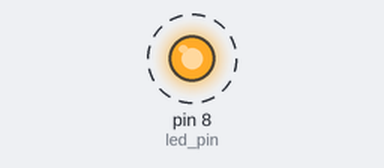
Bench run of a sketch on a simulated Arduino Uno, built with avr-gcc and run on an emulated ATmega328P. Shown: output pins drawn as LEDs (lit = HIGH). Dashed ring = blinking.

Above: at 0.5 s.
Timing chart, 0 to 4.6 s (numbered marks = the images above):
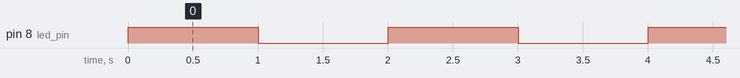

The sketch:

LED_BLINK_PRACTICE.ino
```cpp
#define led_pin 8

void setup() {
  // We're going to write to the pin, so we set its mode to OUTPUT
  pinMode(led_pin, OUTPUT);
}

void loop() {
  digitalWrite(led_pin,HIGH); // Turn the LED on
  delay(1000); // wait a second

  digitalWrite(led_pin,LOW); // Turn the LED off
  delay(1000); // wait a second
}
```

Measured:
- by itself, pin 8 (led_pin): alternates HIGH for 1.0 s and LOW for 1.0 s
